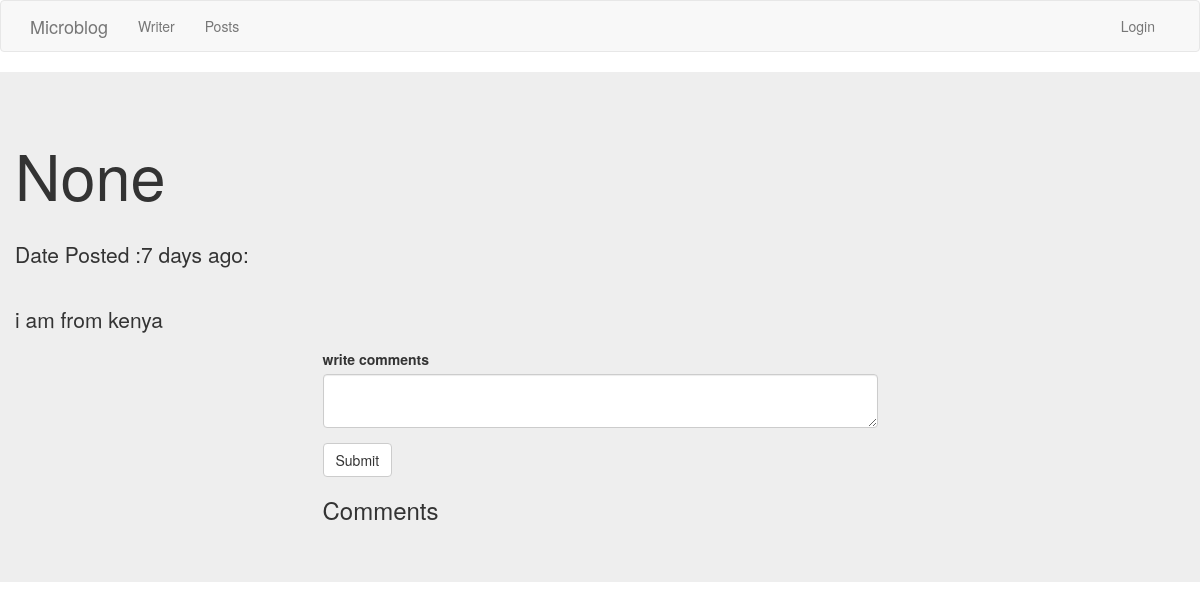
Screenshot of /post/2 with the database file from the repository.
### app/models.py (models this page shows, shortened)
class Post(db.Model):
    id = db.Column(db.Integer,primary_key=True)
    title = db.Column(db.String(30))
    body = db.Column(db.String(1000))
    timestamp = db.Column(db.DateTime, index= True, default =datetime.utcnow)
    user_id = db.Column(db.Integer,db.ForeignKey('user.id'))

### app/main/routes.py (the view)
@bp.route('/post/<id>', methods=['POST','GET'])
def fullpost(id):
   title= f'Posts'
   post = Post.query.filter_by(id=id).first()
   comment  = CommentForm()
   if comment.validate_on_submit():
       comment = Comment(comment_body = comment.comment_body.data, post_id=id)
       db.session.add(comment)
       db.session.commit()
       print(comment)
       return redirect(url_for('main.fullpost', id=post.id))
   allcomments = Comment.query.all()
   postcomments = Comment.query.filter_by(post_id=id).all()
   return render_template('fullpost.html', title=title, post=post, comment=comment, allcomments=allcomments ,postcomments=postcomments)

### app/main/forms.py
class CommentForm(FlaskForm):
    comment_body = TextAreaField('write comments',validators =[DataRequired(),Length(min=1,max=40)])
    submit = SubmitField('Submit')

### app/main/routes.py (called while the page is built)
@bp.before_request
def before_request():
    if current_user.is_authenticated:
        current_user.last_seen = datetime.utcnow()
        db.session.commit()

### app/templates/fullpost.html (shortened to what this page needs)
{% extends 'base.html' %}
{% block content %}
<div class="jumbotron">
  <div class="container">
     <div class="row">
         <div class="">
             <h1>{{post.title}}</h1>
             <br>
             <p> Date Posted :{{ moment(post.timestamp).fromNow() }}:</p>
             <br>
             <p>{{post.body}}</p>
         </div>
     </div>
  </div>
  <div class="container">
    <div class="row">
        <div class="col-xs-6 col-xs-offset-3">
             {% import 'bootstrap/wtf.html' as wtf %}
             {{wtf.quick_form(comment)}}
             <h3>Comments</h3>
        </div>
    </div>
  </div>
</div>
{% endblock %}

### rows the page displays
Post: title "None", timestamp "7 days ago", body "i am from kenya"
